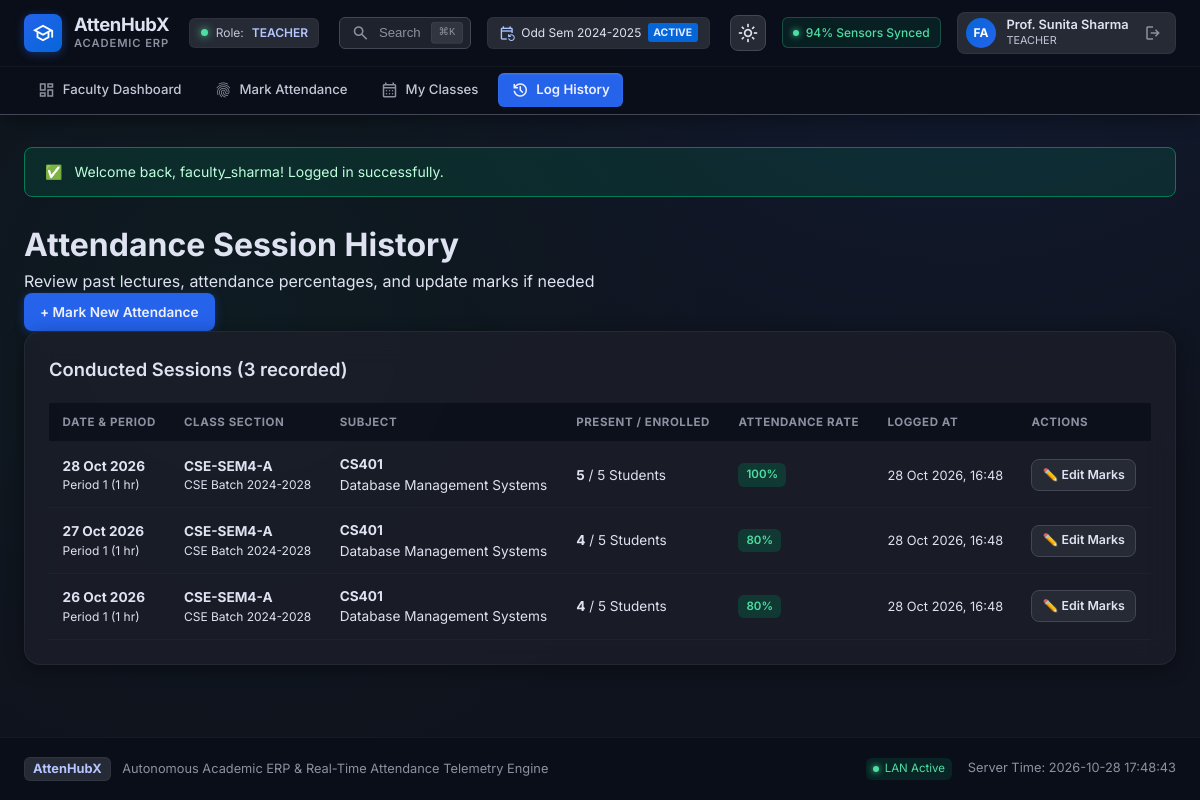
/lamp-version/faculty/attendance_history.php (signed in), run on the app's committed database.
### tables this page shows
CREATE TABLE `class_sessions` (
  `id` bigint(20) unsigned NOT NULL AUTO_INCREMENT,
  `class_id` bigint(20) unsigned NOT NULL,
  `class_subject_id` bigint(20) unsigned NOT NULL,
  `session_date` date NOT NULL,
  `period_number` tinyint(4) NOT NULL,
  `assigned_teacher_id` bigint(20) unsigned NOT NULL,
  `conducted_by_teacher_id` bigint(20) unsigned NOT NULL,
  `contact_hours` decimal(5,2) DEFAULT 1.00,
  `status` varchar(30) NOT NULL,
  `source` varchar(30) NOT NULL,
  `created_at` datetime NOT NULL,
  `updated_at` datetime NOT NULL,
  PRIMARY KEY (`id`),
  KEY `assigned_teacher_id` (`assigned_teacher_id`),
  KEY `idx_sessions_class_date` (`class_id`,`session_date`),
  KEY `idx_sessions_subject_date` (`class_subject_id`,`session_date`),
  KEY `idx_sessions_teacher_date` (`conducted_by_teacher_id`,`session_date`),
  CONSTRAINT `class_sessions_ibfk_1` FOREIGN KEY (`class_id`) REFERENCES `classes` (`id`),
  CONSTRAINT `class_sessions_ibfk_2` FOREIGN KEY (`class_subject_id`) REFERENCES `class_subjects` (`id`),
  CONSTRAINT `class_sessions_ibfk_3` FOREIGN KEY (`assigned_teacher_id`) REFERENCES `teachers` (`id`),
  CONSTRAINT `class_sessions_ibfk_4` FOREIGN KEY (`conducted_by_teacher_id`) REFERENCES `teachers` (`id`)
);

CREATE TABLE `classes` (
  `id` bigint(20) unsigned NOT NULL AUTO_INCREMENT,
  `admission_batch_id` bigint(20) unsigned NOT NULL,
  `semester_id` bigint(20) unsigned NOT NULL,
  `section_name` varchar(20) NOT NULL,
  `class_code` varchar(50) DEFAULT NULL,
  `is_active` tinyint(1) DEFAULT 1,
  `created_at` datetime NOT NULL,
  `updated_at` datetime NOT NULL,
  PRIMARY KEY (`id`),
  UNIQUE KEY `uk_batch_sem_sec` (`admission_batch_id`,`semester_id`,`section_name`),
  UNIQUE KEY `class_code` (`class_code`),
  KEY `idx_classes_batch` (`admission_batch_id`),
  KEY `idx_classes_sem` (`semester_id`),
  CONSTRAINT `classes_ibfk_1` FOREIGN KEY (`admission_batch_id`) REFERENCES `admission_batches` (`id`),
  CONSTRAINT `classes_ibfk_2` FOREIGN KEY (`semester_id`) REFERENCES `semesters` (`id`)
);

CREATE TABLE `admission_batches` (
  `id` bigint(20) unsigned NOT NULL AUTO_INCREMENT,
  `academic_year_id` bigint(20) unsigned NOT NULL,
  `department_id` bigint(20) unsigned NOT NULL,
  `specialization_id` bigint(20) unsigned DEFAULT NULL,
  `batch_name` varchar(50) NOT NULL,
  `admission_year` year(4) NOT NULL,
  `created_at` datetime NOT NULL,
  PRIMARY KEY (`id`),
  KEY `academic_year_id` (`academic_year_id`),
  KEY `department_id` (`department_id`),
  KEY `specialization_id` (`specialization_id`),
  CONSTRAINT `admission_batches_ibfk_1` FOREIGN KEY (`academic_year_id`) REFERENCES `academic_years` (`id`),
  CONSTRAINT `admission_batches_ibfk_2` FOREIGN KEY (`department_id`) REFERENCES `departments` (`id`),
  CONSTRAINT `admission_batches_ibfk_3` FOREIGN KEY (`specialization_id`) REFERENCES `specializations` (`id`)
);

### lamp-version/includes/functions.php (called while the page is built, shortened)
<?php
function e(?string $str): string {
    return htmlspecialchars($str ?? '', ENT_QUOTES, 'UTF-8');
}
function base_url(string $path = ''): string {
    static $base = null;
    if ($base === null) {
        $script_dir = dirname($_SERVER['SCRIPT_NAME'] ?? '');
        $patterns = ['/admin', '/faculty', '/hod', '/student', '/auth'];
        $clean_dir = $script_dir;
        foreach ($patterns as $p) {
            if (substr($clean_dir, -strlen($p)) === $p) {
                $clean_dir = substr($clean_dir, 0, -strlen($p));
            }
        }
        $clean_dir = rtrim(str_replace('\\', '/', $clean_dir), '/');
        $base = $clean_dir;
    }
    $path = ltrim($path, '/');
    return ($base === '' ? '' : $base) . ($path !== '' ? '/' . $path : '/');
}
function format_date(?string $date, string $format = 'd M Y'): string {
    $time = strtotime($date);
    return $time ? date($format, $time) : $date;
}

### lamp-version/faculty/attendance_history.php (the view, shortened to what this page needs)
<?php
require_once __DIR__ . '/../includes/header.php';
$db = get_db();
$user = current_user();
$teacher_id = $user['teacher_id'] ?? null;
$sql = "
    SELECT
        cs.id, cs.session_date, cs.period_number, cs.contact_hours, cs.status, cs.created_at,
        c.class_code, c.section_name, b.batch_name, sem.name AS semester_name,
        s.code AS subject_code, s.name AS subject_name,
        (SELECT COUNT(*) FROM attendance_records WHERE class_session_id = cs.id) AS total_students,
        (SELECT COUNT(*) FROM attendance_records WHERE class_session_id = cs.id AND status = 'PRESENT') AS present_students
    FROM class_sessions cs
    JOIN classes c ON cs.class_id = c.id
    JOIN admission_batches b ON c.admission_batch_id = b.id
    JOIN semesters sem ON c.semester_id = sem.id
    JOIN class_subjects csub ON cs.class_subject_id = csub.id
    JOIN subjects s ON csub.subject_id = s.id
    WHERE cs.conducted_by_teacher_id = ?
    ORDER BY cs.session_date DESC, cs.period_number DESC
";
$stmt = $db->prepare($sql);
$stmt->execute([$teacher_id]);
$sessions = $stmt->fetchAll();
?>
<div class="page-header">
    <div>
        <h1 class="page-title">Attendance Session History</h1>
        <p class="page-subtitle">Review past lectures, attendance percentages, and update marks if needed</p>
    </div>
    <div>
        <a href="<?= base_url('faculty/take_attendance.php') ?>" class="btn btn-primary">+ Mark New Attendance</a>
    </div>
</div>
<div class="card">
    <div class="card-header">
        <h2 class="card-title">Conducted Sessions (<?= count($sessions) ?> recorded)</h2>
    </div>
    <div class="card-body" style="padding: 0;">
        <div class="table-responsive">
            <table class="data-table">
                <thead>
                    <tr>
                        <th>Date & Period</th>
                        <th>Class Section</th>
                        <th>Subject</th>
                        <th>Present / Enrolled</th>
                        <th>Attendance Rate</th>
                        <th>Logged At</th>
                        <th>Actions</th>
                    </tr>
                </thead>
                <tbody>
                    <?php if (empty($sessions)): ?>
                        <tr>
                            <td colspan="7" style="text-align: center; color: var(--text-muted); padding: 3rem;">
                                No attendance sessions recorded yet. Click "+ Mark New Attendance" above.
                            </td>
                        </tr>
                    <?php else: ?>
                        <?php foreach ($sessions as $s): ?>
                            <?php
                                $tot = (int)$s['total_students'];
                                $prs = (int)$s['present_students'];
                                $pct = $tot > 0 ? round(($prs / $tot) * 100, 1) : 0;
                            ?>
                            <tr>
                                <td>
                                    <strong><?= format_date($s['session_date']) ?></strong>
                                    <div style="font-size: 0.75rem; color: var(--text-muted);">Period <?= $s['period_number'] ?> (<?= (float)$s['contact_hours'] ?> hr)</div>
                                </td>
                                <td>
                                    <strong><?= e($s['class_code'] ?: "Section {$s['section_name']}") ?></strong>
                                    <div style="font-size: 0.75rem; color: var(--text-muted);"><?= e($s['batch_name']) ?></div>
                                </td>
                                <td>
                                    <strong><?= e($s['subject_code']) ?></strong>
                                    <div style="font-size: 0.85rem;"><?= e($s['subject_name']) ?></div>
                                </td>
                                <td>
                                    <strong><?= $prs ?></strong> / <?= $tot ?> Students
                                </td>
                                <td>
                                    <span class="badge <?= $pct >= 75 ? 'badge-success' : 'badge-danger' ?>">
                                        <?= $pct ?>%
                                    </span>
                                </td>
                                <td>
                                    <span style="font-size: 0.8rem; color: var(--text-muted);"><?= format_date($s['created_at'], 'd M Y, H:i') ?></span>
                                </td>
                                <td>
                                    <a href="<?= base_url('faculty/take_attendance.php?session_id=' . $s['id']) ?>" class="btn btn-secondary btn-sm">
                                        ✏️ Edit Marks
                                    </a>
                                </td>
                            </tr>
                        <?php endforeach; ?>
                    <?php endif; ?>
                </tbody>
            </table>
        </div>
    </div>
</div>
<?php require_once __DIR__ . '/../includes/footer.php'; ?>

### lamp-version/assets/css/style.css (style rules this page uses)
:root, [data-theme="dark"], html.dark { --bg-base: #0f131d; --surface: #0f131d; --surface-container-lowest: #0a0e18; --surface-container-low: #171b26; --surface-container: #1c1f2a; --surface-container-high: #262a35; --surface-container-highest: #313540; --surface-bright: #353944; --surface-variant: #313540; --on-surface: #dfe2f1; --on-surface-variant: #c3c6d7; --outline: #8d90a0; --outline-variant: #434655; --primary: #b4c5ff; --primary-container: #2563eb; --on-primary: #002a78; --on-primary-container: #eeefff; --secondary: #adc6ff; --secondary-container: #0566d9; --on-secondary-container: #e6ecff; --tertiary: #4edea3; --tertiary-container: #007d55; --on-tertiary-container: #bdffdb; --tertiary-fixed-dim: #4edea3; --error: #ffb4ab; --error-container: #93000a; --on-error-container: #ffdad6; --warning: #fbbf24; --warning-container: #78350f; --on-warning-container: #fef3c7; --radius-sm: 0.375rem; --radius-md: 0.5rem; --radius-lg: 0.75rem; --radius-xl: 1rem; --radius-full: 9999px; --shadow-card: 0 4px 20px -2px rgba(0, 0, 0, 0.45); --shadow-glow-primary: 0 0 35px -5px rgba(37, 99, 235, 0.25); --shadow-glow-tertiary: 0 0 35px -5px rgba(78, 222, 163, 0.2); --font-sans: 'Inter', -apple-system, BlinkMacSystemFont, 'Segoe UI', Roboto, sans-serif; }
* { box-sizing: border-box; margin: 0; padding: 0; }
html, body { background-color: var(--bg-base); color: var(--on-surface); font-family: var(--font-sans); line-height: 1.5; -webkit-font-smoothing: antialiased; min-height: 100vh; scrollbar-width: none; -ms-overflow-style: none; }
* { scrollbar-width: none !important; -ms-overflow-style: none !important; }
body.AttenHubX-app { display: flex; flex-direction: column; min-height: 100vh; background: radial-gradient(circle at 80% -20%, rgba(37, 99, 235, 0.12) 0%, transparent 50%), radial-gradient(circle at 20% 40%, rgba(0, 125, 85, 0.08) 0%, transparent 45%), var(--bg-base); }
a { color: var(--primary); text-decoration: none; transition: color 0.15s ease; }
.btn { display: inline-flex; align-items: center; gap: 0.45rem; padding: 0.55rem 1rem; border-radius: var(--radius-md); font-size: 0.85rem; font-weight: 600; cursor: pointer; text-decoration: none; border: none; transition: all 0.15s ease; }
.btn-primary { background: var(--primary-container); color: var(--on-primary-container); box-shadow: 0 2px 10px rgba(37, 99, 235, 0.35); }
.btn-secondary { background: var(--surface-container-high); color: var(--on-surface); border: 1px solid var(--outline-variant); }
.btn-sm { padding: 0.35rem 0.65rem; font-size: 0.775rem; }
.card { background: rgba(28, 31, 42, 0.8); backdrop-filter: blur(16px); border: 1px solid rgba(255, 255, 255, 0.05); border-radius: var(--radius-xl); padding: 1.5rem; box-shadow: var(--shadow-card); margin-bottom: 1.5rem; }
.card-header { display: flex; align-items: center; justify-content: space-between; margin-bottom: 1.25rem; }
.card-title { font-size: 1.15rem; font-weight: 600; color: var(--on-surface); }
.table-responsive { overflow-x: auto; width: 100%; }
.data-table { width: 100%; border-collapse: collapse; }
.data-table th { background: rgba(10, 14, 24, 0.8); color: var(--outline); font-size: 0.72rem; text-transform: uppercase; letter-spacing: 0.05em; padding: 0.65rem 0.85rem; text-align: left; border-bottom: 1px solid rgba(255, 255, 255, 0.05); }
.data-table td { padding: 0.75rem 0.85rem; border-bottom: 1px solid rgba(255, 255, 255, 0.03); color: var(--on-surface); font-size: 0.85rem; }
.badge { display: inline-flex; align-items: center; padding: 0.2rem 0.5rem; border-radius: var(--radius-sm); font-size: 0.72rem; font-weight: 600; }
.badge-success { background: rgba(0, 125, 85, 0.3); color: var(--tertiary); }

### data on the page
class_sessions: session_date "28 Oct 2026", period_number "1", contact_hours "1", class.class_code "CSE-SEM4-A", admission_batches.batch_name "CSE Batch 2024-2028", subject_code "CS401", subject_name "Database Management Systems", prs "5", tot "5", pct "100", created_at "28 Oct 2026, 16:48"
class_sessions: session_date "27 Oct 2026", period_number "1", contact_hours "1", class.class_code "CSE-SEM4-A", admission_batches.batch_name "CSE Batch 2024-2028", subject_code "CS401", subject_name "Database Management Systems", prs "4", tot "5", pct "80", created_at "28 Oct 2026, 16:48"
class_sessions: session_date "26 Oct 2026", period_number "1", contact_hours "1", class.class_code "CSE-SEM4-A", admission_batches.batch_name "CSE Batch 2024-2028", subject_code "CS401", subject_name "Database Management Systems", prs "4", tot "5", pct "80", created_at "28 Oct 2026, 16:48"

### other printed values
$user['role'] "TEACHER"
substr($user['username'] ?? 'U', 0, 2) "FA"
$user['display_name'] "Prof. Sunita Sharma"
$flash['message'] "Welcome back, faculty_sharma! Logged in successfully."
count($sessions) "3"
